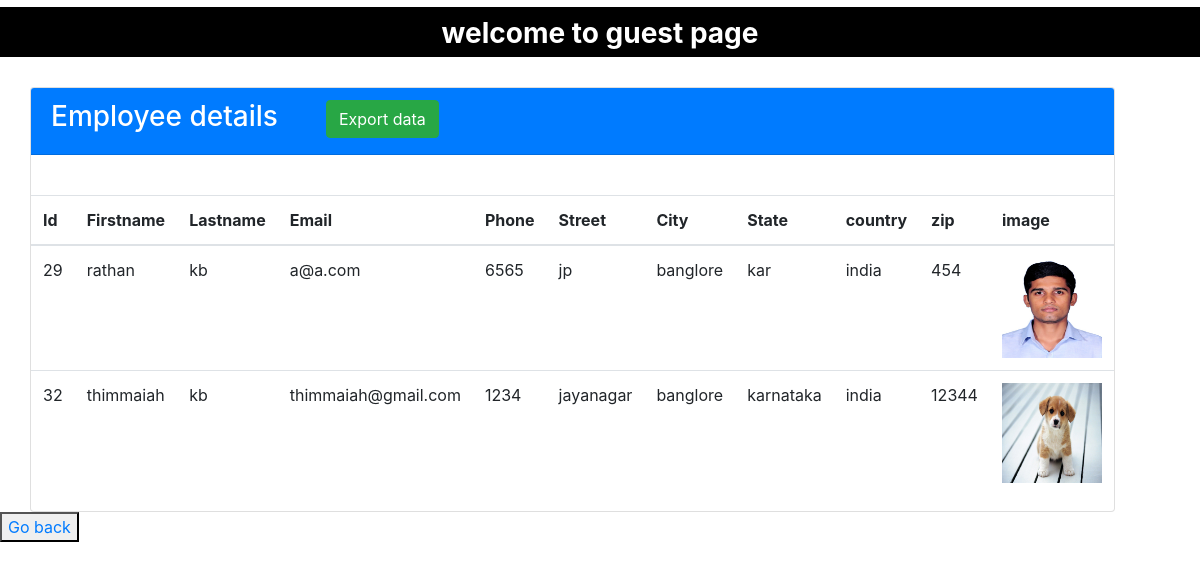
The page /mvc/guest/guestdata on the database its author committed.
### tables this page shows
CREATE TABLE `emp_details` (
  `emp_id` int NOT NULL AUTO_INCREMENT,
  `firstname` varchar(250) DEFAULT NULL,
  `lastname` varchar(250) DEFAULT NULL,
  `email` varchar(250) DEFAULT NULL,
  `phone` char(15) DEFAULT NULL,
  `street` varchar(100) DEFAULT NULL,
  `city` varchar(100) DEFAULT NULL,
  `state` varchar(100) DEFAULT NULL,
  `country` varchar(100) DEFAULT NULL,
  `zip` varchar(10) DEFAULT NULL,
  `imagepath` varchar(100) DEFAULT NULL,
  PRIMARY KEY (`emp_id`)
);

### mvc/app/controllers/Guest.php (called while the page is built, shortened)
<?php
    class Guest extends Controller{
        public function guestdata()
        {
            $print = $this->model('guestdisplay');
            $fetchedres = $print->fetchalldata();
            $this->view('pages/guest',$fetchedres);
        }
    }
?>

### mvc/app/libraries/Core.php (called while the page is built, shortened)
<?php
  class Core {
    protected $currentMethod = 'index';
    public function __construct(){
      $url = $this->getUrl();
      if(file_exists('../app/controllers/' . ucwords($url[0]). '.php')){
        unset($url[0]);
      }
      $this->currentController = new $this->currentController;
      if(isset($url[1])){
        if(method_exists($this->currentController, $url[1])){
          $this->currentMethod = $url[1];
          unset($url[1]);
        }
      }
      $this->params = $url ? array_values($url) : [];
      call_user_func_array([$this->currentController, $this->currentMethod], $this->params);
    }
    public function getUrl(){
      if(isset($_GET['url'])){
        $url = rtrim($_GET['url'], '/');
        $url = filter_var($url, FILTER_SANITIZE_URL);
        $url = explode('/', $url);
        return $url;
      }
    }
  }

### mvc/public/index.php (called while the page is built, shortened)
<?php
  $init = new Core;
  ?>

### mvc/app/libraries/Database.php (called while the page is built, shortened)
<?php
  class Database {
    private $host = DB_HOST;
    private $user = DB_USER;
    private $pass = DB_PASS;
    private $dbname = DB_NAME;
    private $dbh;
    private $stmt;
    public function __construct(){
      $dsn = 'mysql:host=' . $this->host . ';dbname=' . $this->dbname;
      $options = array(
        PDO::ATTR_PERSISTENT => true,
        PDO::ATTR_ERRMODE => PDO::ERRMODE_EXCEPTION
      );
      try{
        $this->dbh = new PDO($dsn, $this->user, $this->pass, $options);
      } catch(PDOException $e){
        $this->error = $e->getMessage();
        echo $this->error;
      }
    }
    public function query($sql){
      $this->stmt = $this->dbh->prepare($sql);
    }
    public function execute(){
      return $this->stmt->execute();
    }
    public function resultSet(){
      $this->execute();
      return $this->stmt->fetchAll(PDO::FETCH_OBJ);
    }
  }

### mvc/app/models/guestdisplay.php (called while the page is built)
<?php
    class guestdisplay extends Database{
        public function fetchalldata()
        {
            $this->query("select * from emp_details");
            return $this->resultSet();
        }
    }
?>

### mvc/app/views/pages/guest.php (the view)
<?php require APPROOT . '/views/inc/header.php'; ?>
<link rel="stylesheet" href="<?php echo URLROOT; ?>/css/guest.css">
<div class="guesttop">
    <h3>welcome to guest page</h3>
</div>
<div class="viewdiv"id="viewdiv">
<div class="container mt-9" id="container">
    <div class="row">
        <div class="col-md-14">
            <div class="card">
                <div class="d-flex card-header bg-primary">
                    <div class="mt"><h3 class="text-white">Employee details</h3></div>
                    <div class="ml-5 justify-content-end"><a href="<?php echo URLROOT .'exportdata/export' ?>"><button class="btn btn-success">Export data</button></a></div>
                </div>
                <div class="card-body">
                </div>
                <table class="table">
                 <thead>
                     <tr>
                         <th>Id</th>
                         <th>Firstname</th>
                         <th>Lastname</th>
                         <th>Email</th>
                         <th>Phone</th>
                         <th>Street</th>
                         <th>City</th>
                         <th>State</th>
                         <th>country</th>
                         <th>zip</th>
                         <th>image</th>
                    </tr>
                 </thead>
                 <tbody>
                    <?php
                        foreach($data as $value)
                        { ?>
                            <tr>
                                <td><?php echo $value->emp_id; ?></td>
                                <td><?php echo $value->firstname; ?></td>
                                <td><?php echo $value->lastname; ?></td>
                                <td><?php echo $value->email; ?></td>
                                <td><?php echo $value->phone; ?></td>
                                <td><?php echo $value->street; ?></td>
                                <td><?php echo $value->city; ?></td>
                                <td><?php echo $value->state; ?></td>
                                <td><?php echo $value->country; ?></td>
                                <td><?php echo $value->zip; ?></td>
                                <td>
                                    <img src="<?php echo URLROOT ."img/".$value->imagepath; ?>" width="100px" height="100px">
                                </td>
                            </tr>
                    <?php } ?>
                 </tbody>
                </table>
            </div>
        </div>
    </div>
</div>
</div>
<button class="goback"><a href="<?php echo URLROOT . 'guest/showlog' ?>">Go back</a></button>
<?php require APPROOT . '/views/inc/footer.php'; ?>

### mvc/app/libraries/Controller.php (shortened to what this page needs)
<?php
  class Controller {
    public function model($model){
      return new $model();
    }
    public function view($view, $data = []){
      if(file_exists('../app/views/' . $view . '.php')){
        require_once '../app/views/' . $view . '.php';
      } else {
        die('View does not exist');
      }
    }
  }

### mvc/app/views/inc/header.php (shortened to what this page needs)
<!DOCTYPE html>
<html lang="en">
<head>
  <link rel="stylesheet" href="https://cdn.jsdelivr.net/npm/bootstrap@4.1.3/dist/css/bootstrap.min.css">
</head>
<body>

### mvc/app/views/inc/footer.php (shortened to what this page needs)
</body>
</html>

### mvc/public/css/guest.css (style rules this page uses)
.guesttop { background: black; margin-top: 7px; margin-bottom: 30px; height:50px; text-align: center; }
.guesttop h3 { padding-top: 10px; font-weight: bold; color:white; }
.goback { margin-right: 100px; }

### rows shown on the page
emp_details: emp_id "29", firstname "rathan", lastname "kb", email "a@a.com", phone "6565", street "jp", city "banglore", state "kar", country "india", zip "454", imagepath (picture)
emp_details: emp_id "32", firstname "thimmaiah", lastname "kb", email "thimmaiah@gmail.com", phone "1234", street "jayanagar", city "banglore", state "karnataka", country "india", zip "12344", imagepath (picture)
